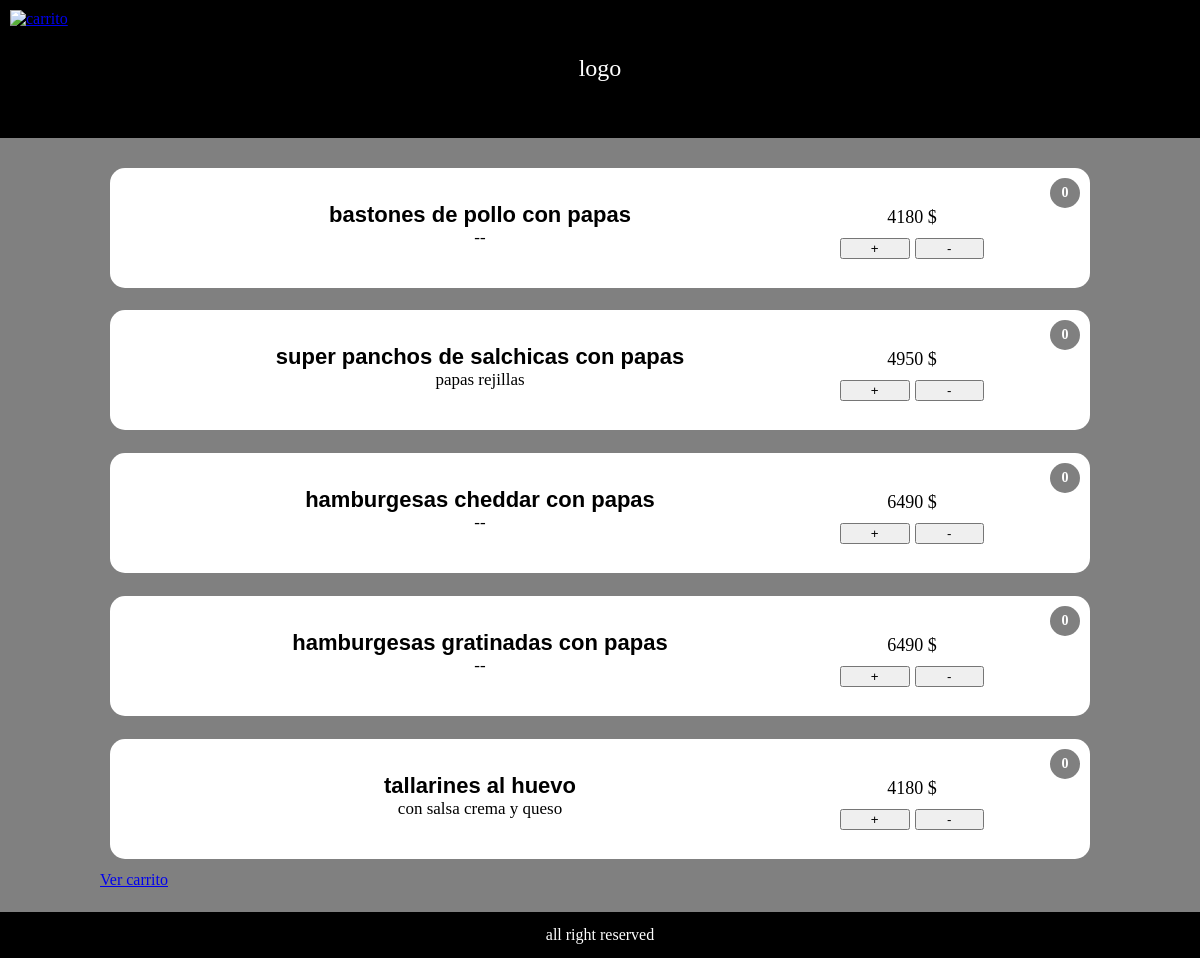
The page /menuinfantil.php on the database its author committed.
### tables this page shows
CREATE TABLE `menuinfantil` (
  `id` int(100) NOT NULL,
  `producto` varchar(100) NOT NULL,
  `descripcion` varchar(100) NOT NULL,
  `precio` int(100) NOT NULL
);

### menuinfantil.php (the view, shortened to what this page needs)
<?php
include 'conexion.php';
$conn = new mysqli($servername, $username, $password, $dbname);
function obtenerDatos($conn, $tabla, $columnas, $limite = 6, $offset = 0) {
    $columnas_str = implode(", ", $columnas);
    $sql = "SELECT $columnas_str FROM $tabla LIMIT $limite OFFSET $offset";
    $result = $conn->query($sql);
    if ($result->num_rows > 0) {
        $datos = [];
        while ($row = $result->fetch_assoc()) {
            $datos[] = $row;
        }
        return $datos;
    } else {
        return [];
    }
}
$columnas = ['producto', 'descripcion', 'precio'];
$productos = obtenerDatos($conn, "menuinfantil", $columnas, 6);
$carrito = isset($_SESSION['carrito']) ? $_SESSION['carrito'] : [];
?>
<!DOCTYPE html>
<html lang="en">
<head>
    <link rel="stylesheet" href="stylePostre.css">
</head>
<body>
    <a href="#" class="div-carrito-logo" id="carrito-toggle">
        <img src="https://imgs.search.brave.com/YTMltGz-gA7Tl3n8S55llzBxTrU71GXA8kAejh69gcE/rs:fit:860:0:0:0/g:ce/aHR0cHM6Ly9pbWFn/ZXMudmV4ZWxzLmNv/bS9tZWRpYS91c2Vy/cy8zLzIwMDA5Ny9p/c29sYXRlZC9wcmV2/aWV3Lzk0MjgyMDgz/NjI0NmYwOGMyZDZi/ZTIwYTQ1YTg0MTM5/LWljb25vLWRlLWNh/cnJpdG8tZGUtY29t/cHJhcy1jYXJyaXRv/LWRlLWNvbXByYXMu/cG5n" alt="carrito" class="carrito-logo">
    </a>
    <div class="logo">logo</div>
    <div class="contenedor">
        <?php foreach ($productos as $index => $producto): ?>
        <div class="slot">
            <div class="productoDescripcion">
                <p class="producto"><?php echo htmlspecialchars($producto['producto']); ?></p>
                <p class="descripcion"><?php echo htmlspecialchars($producto['descripcion']); ?></p>
            </div>
            <div class="precioBotones">
                <div class="precio"><?php echo $producto['precio']; ?> $</div>
                <div class="botones">
                    <button class="mas" data-nombre="<?php echo htmlspecialchars($producto['producto']); ?>" data-precio="<?php echo $producto['precio']; ?>">+</button>
                    <button class="menos" data-nombre="<?php echo htmlspecialchars($producto['producto']); ?>" data-precio="<?php echo $producto['precio']; ?>">-</button>
                </div>
            </div>
            <div class="contador" data-nombre="<?php echo htmlspecialchars($producto['producto']); ?>">
                <?php echo isset($carrito[$producto['producto']]) ? $carrito[$producto['producto']]['cantidad'] : 0; ?>
            </div>
        </div>
        <?php endforeach; ?>
        <a href="carrito.php">Ver carrito</a>
    </div>
    <div class="p-pie">all right reserved</div>
</body>
</html>

### stylePostre.css (style rules this page uses)
* { margin: 0; padding: 0; }
body { overflow: hidden; }
.logo { width: 100vw; height: 15vh; background-color: black; color: white; text-align: center; line-height: 15vh; font-size: 24px; }
.contenedor { width: 100vw; height: 80vh; background-color: grey; display: grid; justify-content: center; overflow-y: scroll; scrollbar-width: none; padding: 20px 0; }
.slot { position: relative; width: 80vw; height: 100px; background-color: white; margin: 10px; border-radius: 15px; display: grid; grid-template-columns: 75% 15%; align-items: center; padding: 10px; }
.productoDescripcion { display: grid; grid-template-rows: 1fr 1fr; }
.producto { text-align: center; font-size: 22px; font-family: 'Arial Black', 'Arial', sans-serif; font-weight: 700; }
.descripcion { text-align: center; font-size: 17px; }
.precioBotones { display: grid; grid-template-rows: 1fr 1fr; }
.precio { text-align: center; font-size: 18px; margin-top: 10px; }
.botones { margin-top: 10px; display: grid; grid-template-columns: 1fr 1fr; gap: 5px; }
.div-carrito-logo { position: fixed; top: 10px; left: 10px; width: 70px; height: 70px; z-index: 20; transition: transform 0.4s ease-in-out; }
.carrito-logo { width: 100%; height: 100%; }
.p-pie { height: 5vh; background-color: black; color: white; text-align: center; line-height: 5vh; }
.contador { position: absolute; top: 10px; right: 10px; background-color: grey; color: white; border-radius: 50%; width: 30px; height: 30px; display: flex; justify-content: center; align-items: center; font-weight: bold; font-size: 14px; }

### rows shown on the page
menuinfantil: producto "bastones de pollo con papas", descripcion "--", precio "4180"
menuinfantil: producto "super panchos de salchicas con papas", descripcion "papas rejillas", precio "4950"
menuinfantil: producto "hamburgesas cheddar con papas", descripcion "--", precio "6490"
menuinfantil: producto "hamburgesas gratinadas con papas", descripcion "--", precio "6490"
menuinfantil: producto "tallarines al huevo", descripcion "con salsa crema y queso", precio "4180"
